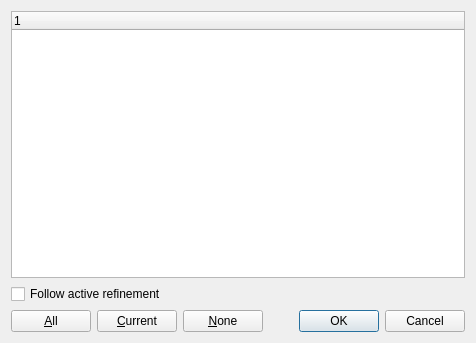
<?xml version="1.0" encoding="UTF-8"?>
<ui version="4.0">
 <class>ProjectSelectDialog</class>
 <widget class="QDialog" name="ProjectSelectDialog">
  <property name="geometry">
   <rect>
    <x>0</x>
    <y>0</y>
    <width>476</width>
    <height>343</height>
   </rect>
  </property>
  <property name="windowTitle">
   <string>Select Projects</string>
  </property>
  <layout class="QVBoxLayout" name="verticalLayout">
   <item>
    <widget class="QTreeWidget" name="treeWidget">
     <property name="rootIsDecorated">
      <bool>false</bool>
     </property>
     <column>
      <property name="text">
       <string notr="true">1</string>
      </property>
     </column>
    </widget>
   </item>
   <item>
    <widget class="QCheckBox" name="checkBoxFollowActiveRefinement">
     <property name="text">
      <string>Follow active refinement</string>
     </property>
    </widget>
   </item>
   <item>
    <layout class="QHBoxLayout" name="horizontalLayout">
     <item>
      <widget class="QPushButton" name="buttonAll">
       <property name="toolTip">
        <string>Check All Projects</string>
       </property>
       <property name="text">
        <string>&amp;All</string>
       </property>
      </widget>
     </item>
     <item>
      <widget class="QPushButton" name="buttonCurrent">
       <property name="toolTip">
        <string>Check Current Project</string>
       </property>
       <property name="text">
        <string>&amp;Current</string>
       </property>
      </widget>
     </item>
     <item>
      <widget class="QPushButton" name="buttonNone">
       <property name="toolTip">
        <string>Uncheck All Projects</string>
       </property>
       <property name="text">
        <string>&amp;None</string>
       </property>
      </widget>
     </item>
     <item>
      <widget class="QDialogButtonBox" name="buttonBox">
       <property name="orientation">
        <enum>Qt::Horizontal</enum>
       </property>
       <property name="standardButtons">
        <set>QDialogButtonBox::Cancel|QDialogButtonBox::Ok</set>
       </property>
      </widget>
     </item>
    </layout>
   </item>
  </layout>
 </widget>
 <tabstops>
  <tabstop>treeWidget</tabstop>
  <tabstop>checkBoxFollowActiveRefinement</tabstop>
  <tabstop>buttonAll</tabstop>
  <tabstop>buttonCurrent</tabstop>
  <tabstop>buttonNone</tabstop>
 </tabstops>
 <resources/>
 <connections>
  <connection>
   <sender>buttonBox</sender>
   <signal>accepted()</signal>
   <receiver>ProjectSelectDialog</receiver>
   <slot>accept()</slot>
   <hints>
    <hint type="sourcelabel">
     <x>248</x>
     <y>254</y>
    </hint>
    <hint type="destinationlabel">
     <x>157</x>
     <y>274</y>
    </hint>
   </hints>
  </connection>
  <connection>
   <sender>buttonBox</sender>
   <signal>rejected()</signal>
   <receiver>ProjectSelectDialog</receiver>
   <slot>reject()</slot>
   <hints>
    <hint type="sourcelabel">
     <x>316</x>
     <y>260</y>
    </hint>
    <hint type="destinationlabel">
     <x>286</x>
     <y>274</y>
    </hint>
   </hints>
  </connection>
 </connections>
</ui>
